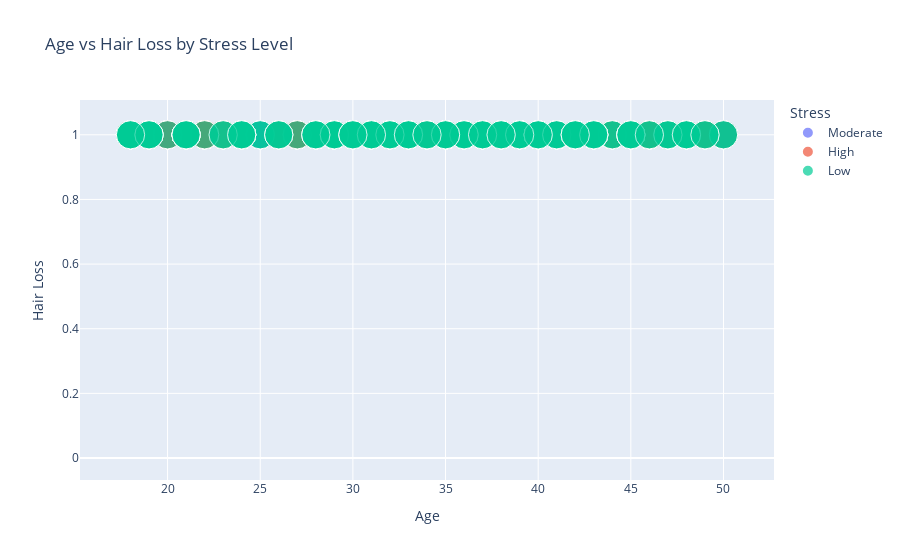
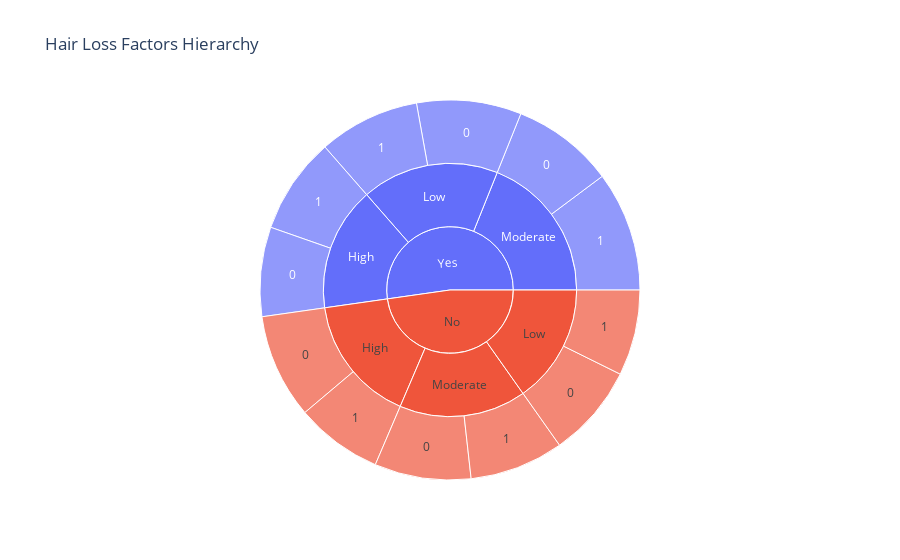
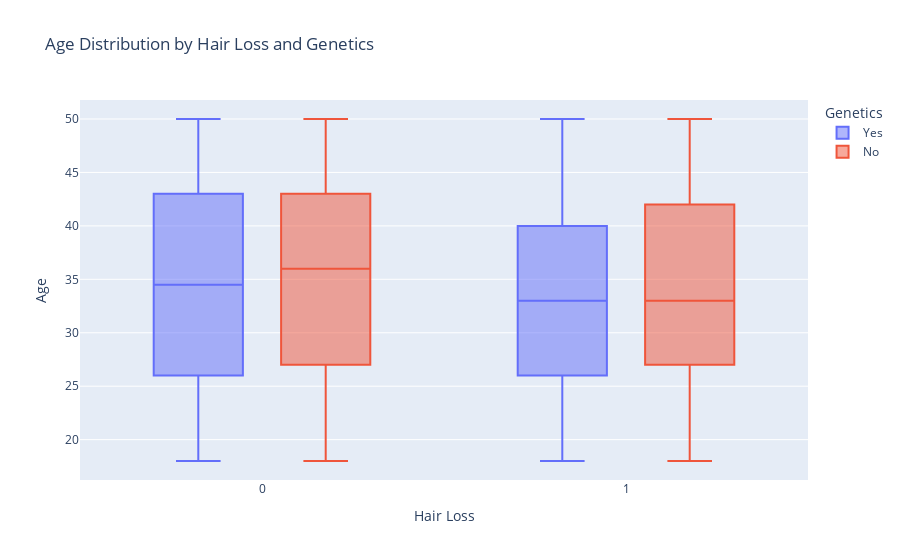

The code cell stored with these charts, in order, in its notebook:
### Code cell
# Advanced interactive visualizations using Plotly
print("=== INTERACTIVE VISUALIZATIONS ===")

# 1. Age vs Hair Loss with multiple factors
fig1 = px.scatter(df, x='Age', y='Hair Loss', color='Stress', size='Hair Loss', 
                 hover_data=['Genetics', 'Medical Conditions'], 
                 title='Age vs Hair Loss by Stress Level')
fig1.show()

# 2. Sunburst chart for multi-level factor analysis
fig2 = px.sunburst(df, path=['Genetics', 'Stress', 'Hair Loss'], 
                   title='Hair Loss Factors Hierarchy')
fig2.show()

# 3. Box plots for age distribution by different factors
fig3 = px.box(df, x='Hair Loss', y='Age', color='Genetics', 
              title='Age Distribution by Hair Loss and Genetics')
fig3.show()

### Figure 1 — Plotly figure (JSON) as saved in the notebook; plotly's stock layout.template omitted (floating-point values rounded to 4 significant figures; data arrays with more than 128 entries replaced by an {"elided": "..."} marker saying what was removed)
{"data": [{"customdata": {"elided": "351x2 str values"}, "hovertemplate": "Stress=Moderate<br>Age=%{x}<br>Hair Loss=%{marker.size}<br>Genetics=%{customdata[0]}<br>Medical Conditions=%{customdata[1]}<extra></extra>", "legendgroup": "Moderate", "marker": {"color": "#636efa", "size": {"elided": "351 int values"}, "sizemode": "area", "sizeref": 0.0025, "symbol": "circle"}, "mode": "markers", "name": "Moderate", "orientation": "v", "showlegend": true, "type": "scatter", "x": {"elided": "351 int values"}, "xaxis": "x", "y": {"elided": "351 int values"}, "yaxis": "y"}, {"customdata": {"elided": "321x2 str values"}, "hovertemplate": "Stress=High<br>Age=%{x}<br>Hair Loss=%{marker.size}<br>Genetics=%{customdata[0]}<br>Medical Conditions=%{customdata[1]}<extra></extra>", "legendgroup": "High", "marker": {"color": "#EF553B", "size": {"elided": "321 int values"}, "sizemode": "area", "sizeref": 0.0025, "symbol": "circle"}, "mode": "markers", "name": "High", "orientation": "v", "showlegend": true, "type": "scatter", "x": {"elided": "321 int values"}, "xaxis": "x", "y": {"elided": "321 int values"}, "yaxis": "y"}, {"customdata": {"elided": "327x2 str values"}, "hovertemplate": "Stress=Low<br>Age=%{x}<br>Hair Loss=%{marker.size}<br>Genetics=%{customdata[0]}<br>Medical Conditions=%{customdata[1]}<extra></extra>", "legendgroup": "Low", "marker": {"color": "#00cc96", "size": {"elided": "327 int values"}, "sizemode": "area", "sizeref": 0.0025, "symbol": "circle"}, "mode": "markers", "name": "Low", "orientation": "v", "showlegend": true, "type": "scatter", "x": {"elided": "327 int values"}, "xaxis": "x", "y": {"elided": "327 int values"}, "yaxis": "y"}], "layout": {"legend": {"itemsizing": "constant", "title": {"text": "Stress"}, "tracegroupgap": 0}, "title": {"text": "Age vs Hair Loss by Stress Level"}, "xaxis": {"anchor": "y", "domain": [0, 1], "title": {"text": "Age"}}, "yaxis": {"anchor": "x", "domain": [0, 1], "title": {"text": "Hair Loss"}}}}

### Figure 2 — Plotly figure (JSON) as saved in the notebook; plotly's stock layout.template omitted (floating-point values rounded to 4 significant figures)
{"data": [{"branchvalues": "total", "domain": {"x": [0, 1], "y": [0, 1]}, "hovertemplate": "labels=%{label}<br>count=%{value}<br>parent=%{parent}<br>id=%{id}<extra></extra>", "ids": ["Yes/Moderate/0", "No/High/0", "No/Moderate/0", "No/Moderate/1", "Yes/Low/1", "Yes/High/1", "Yes/High/0", "Yes/Moderate/1", "No/High/1", "No/Low/1", "Yes/Low/0", "No/Low/0", "Yes/Moderate", "No/High", "No/Moderate", "Yes/Low", "Yes/High", "No/Low", "Yes", "No"], "labels": ["0", "0", "0", "1", "1", "1", "0", "1", "1", "1", "0", "0", "Moderate", "High", "Moderate", "Low", "High", "Low", "Yes", "No"], "name": "", "parents": ["Yes/Moderate", "No/High", "No/Moderate", "No/Moderate", "Yes/Low", "Yes/High", "Yes/High", "Yes/Moderate", "No/High", "No/Low", "Yes/Low", "No/Low", "Yes", "No", "No", "Yes", "Yes", "No", "", ""], "type": "sunburst", "values": [87, 89, 82, 80, 86, 82, 76, 102, 74, 73, 89, 79, 189, 163, 162, 175, 158, 152, 522, 477]}], "layout": {"legend": {"tracegroupgap": 0}, "title": {"text": "Hair Loss Factors Hierarchy"}}}

### Figure 3 — Plotly figure (JSON) as saved in the notebook; plotly's stock layout.template omitted (floating-point values rounded to 4 significant figures; data arrays with more than 128 entries replaced by an {"elided": "..."} marker saying what was removed)
{"data": [{"alignmentgroup": "True", "hovertemplate": "Genetics=Yes<br>Hair Loss=%{x}<br>Age=%{y}<extra></extra>", "legendgroup": "Yes", "marker": {"color": "#636efa"}, "name": "Yes", "notched": false, "offsetgroup": "Yes", "orientation": "v", "showlegend": true, "type": "box", "x": {"elided": "522 int values"}, "x0": " ", "xaxis": "x", "y": {"elided": "522 int values"}, "y0": " ", "yaxis": "y"}, {"alignmentgroup": "True", "hovertemplate": "Genetics=No<br>Hair Loss=%{x}<br>Age=%{y}<extra></extra>", "legendgroup": "No", "marker": {"color": "#EF553B"}, "name": "No", "notched": false, "offsetgroup": "No", "orientation": "v", "showlegend": true, "type": "box", "x": {"elided": "477 int values"}, "x0": " ", "xaxis": "x", "y": {"elided": "477 int values"}, "y0": " ", "yaxis": "y"}], "layout": {"boxmode": "group", "legend": {"title": {"text": "Genetics"}, "tracegroupgap": 0}, "title": {"text": "Age Distribution by Hair Loss and Genetics"}, "xaxis": {"anchor": "y", "domain": [0, 1], "title": {"text": "Hair Loss"}}, "yaxis": {"anchor": "x", "domain": [0, 1], "title": {"text": "Age"}}}}
